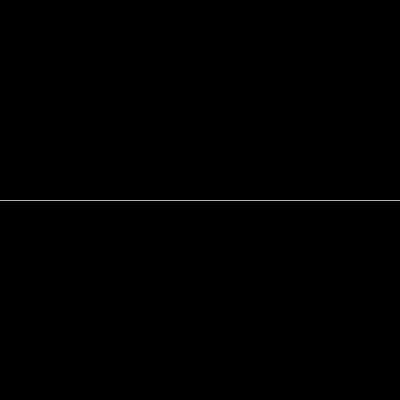
Frame 1 (no input)
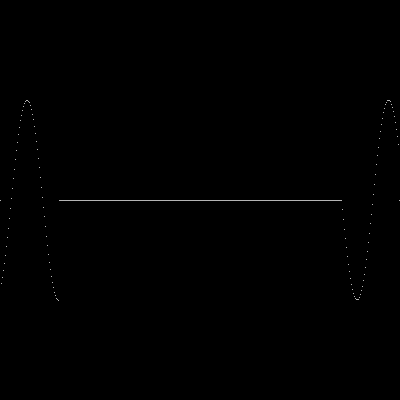
Frame 60 (the mouse pressed at the canvas centre just before this capture)
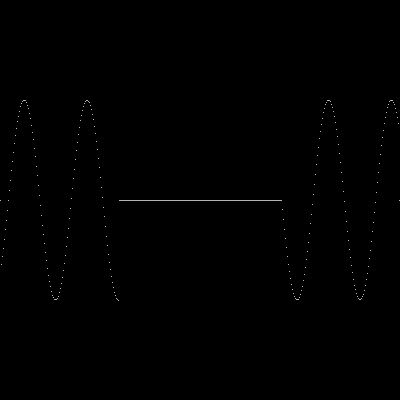
Frame 120 (the mouse held since frame 60 and released just before this capture)

The Processing sketch that drew these frames (run headless with seeded random() and noise(); from frame 60 on, the mouse is pressed at the canvas centre):

// Processing sketch: connection
// ── connection.pde
float[] surface = new float[400];
float[] rightSurface = new float[400];
float[] pastRightSurface = new float[400];
float[] leftSurface = new float[400];
float[] pastLeftSurface = new float[400];
float angle = 0;

void setup(){
  size(400, 400);
  noFill();
  stroke(255);
  for(int i=0; i<400; i++){
    surface[i] = 0;
  }
}

void draw(){
  background(0);
  translate(0, 200);
  for(int i=0; i<400; i++){
    point(i, surface[i]);
  }
  arrayCopy(rightSurface, pastRightSurface);
  arrayCopy(leftSurface, pastLeftSurface);
  rightSurface[0] = cos(angle)*100;
  leftSurface[399] = sin(angle)*100;
  for(int i=1; i<399; i++){
    rightSurface[i] = pastRightSurface[i-1];
    leftSurface[i] = pastLeftSurface[i+1];
    surface[i] = rightSurface[i] + leftSurface[i];
  }
  angle += 0.1;
}
